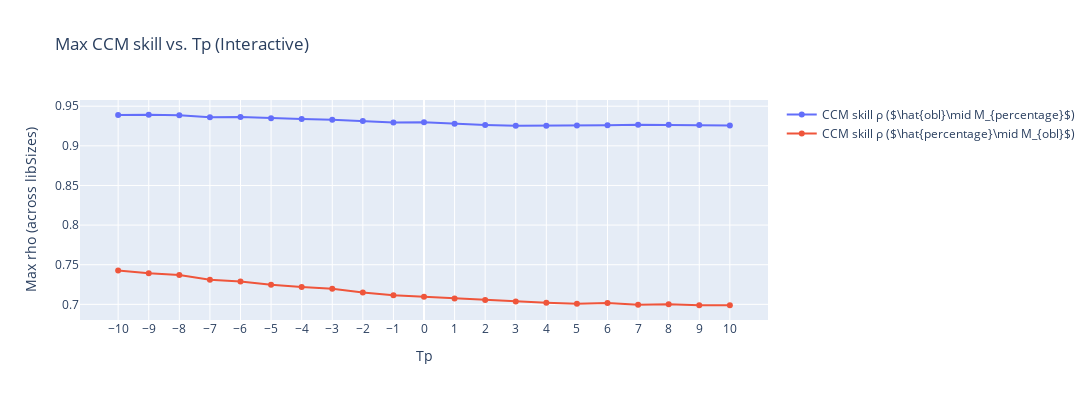

The cell this chart's notebook holds for it:
### Code cell
from toolbox import ccm_functions as cf
import importlib
importlib.reload(cf)


Tps_list, forward_rhos, reverse_rhos = cf.find_optimal_Tp(
    df_sd      = df_sd,
    df_pre     = df_obl,
    E          = 4,
    tau        = 8,
    libSizes   = "100 200 300 400 500 600 700",
    sample     = 20,
    Tps        = range(-10, 11),
    interactive=True   
)

### Figure 1 — Plotly figure (JSON) as saved in the notebook; plotly's stock layout.template omitted (floating-point values rounded to 4 significant figures)
{"data": [{"mode": "lines+markers", "name": "CCM skill ρ ($\\hat{obl}\\mid M_{percentage}$)", "type": "scatter", "x": [-10, -9, -8, -7, -6, -5, -4, -3, -2, -1, 0, 1, 2, 3, 4, 5, 6, 7, 8, 9, 10], "y": [0.9389, 0.9392, 0.9385, 0.9361, 0.9363, 0.9347, 0.934, 0.9328, 0.9313, 0.9294, 0.9298, 0.928, 0.9264, 0.9253, 0.9252, 0.9255, 0.926, 0.9267, 0.9265, 0.9263, 0.9257]}, {"mode": "lines+markers", "name": "CCM skill ρ ($\\hat{percentage}\\mid M_{obl}$)", "type": "scatter", "x": [-10, -9, -8, -7, -6, -5, -4, -3, -2, -1, 0, 1, 2, 3, 4, 5, 6, 7, 8, 9, 10], "y": [0.7426, 0.7392, 0.737, 0.7312, 0.7288, 0.7248, 0.7219, 0.7196, 0.7149, 0.7116, 0.7095, 0.7074, 0.7055, 0.7035, 0.7021, 0.7009, 0.7017, 0.6994, 0.7001, 0.6989, 0.6989]}], "layout": {"height": 400, "title": {"text": "Max CCM skill vs. Tp (Interactive)"}, "width": 1200, "xaxis": {"tickmode": "array", "tickvals": [-10, -9, -8, -7, -6, -5, -4, -3, -2, -1, 0, 1, 2, 3, 4, 5, 6, 7, 8, 9, 10], "title": {"text": "Tp"}}, "yaxis": {"title": {"text": "Max rho (across libSizes)"}}}}
